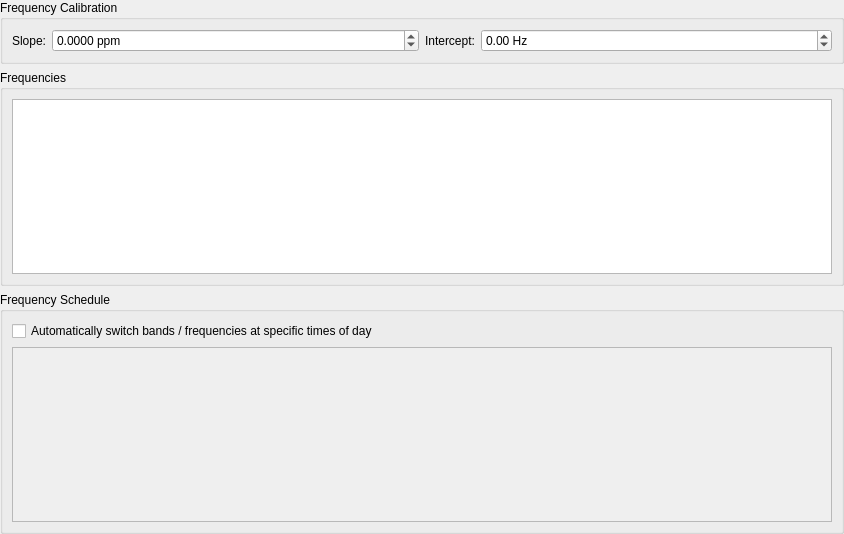
         <widget class="QWidget" name="scrollAreaWidgetContents_7">
          <property name="geometry">
           <rect>
            <x>0</x>
            <y>0</y>
            <width>844</width>
            <height>534</height>
           </rect>
          </property>
          <layout class="QVBoxLayout" name="verticalLayout_31">
           <property name="leftMargin">
            <number>0</number>
           </property>
           <property name="topMargin">
            <number>0</number>
           </property>
           <property name="rightMargin">
            <number>0</number>
           </property>
           <property name="bottomMargin">
            <number>0</number>
           </property>
           <item>
            <widget class="QGroupBox" name="groupBox_3">
             <property name="toolTip">
              <string>&lt;html&gt;&lt;head/&gt;&lt;body&gt;&lt;p&gt;See &amp;quot;Frequency Calibration&amp;quot; in the User Guide for details of how to determine these parameters for your radio.&lt;/p&gt;&lt;/body&gt;&lt;/html&gt;</string>
             </property>
             <property name="title">
              <string>Frequency Calibration</string>
             </property>
             <layout class="QHBoxLayout" name="horizontalLayout_6">
              <item>
               <layout class="QFormLayout" name="formLayout_7">
                <item row="0" column="0">
                 <widget class="QLabel" name="label_8">
                  <property name="text">
                   <string>Slope:</string>
                  </property>
                  <property name="buddy">
                   <cstring>calibration_slope_ppm_spin_box</cstring>
                  </property>
                 </widget>
                </item>
                <item row="0" column="1">
                 <widget class="QDoubleSpinBox" name="calibration_slope_ppm_spin_box">
                  <property name="suffix">
                   <string> ppm</string>
                  </property>
                  <property name="decimals">
                   <number>4</number>
                  </property>
                  <property name="minimum">
                   <double>-999.999900000000025</double>
                  </property>
                  <property name="maximum">
                   <double>999.999900000000025</double>
                  </property>
                  <property name="singleStep">
                   <double>0.100000000000000</double>
                  </property>
                  <property name="value">
                   <double>0.000000000000000</double>
                  </property>
                 </widget>
                </item>
               </layout>
              </item>
              <item>
               <layout class="QFormLayout" name="formLayout_14">
                <item row="0" column="0">
                 <widget class="QLabel" name="label_7">
                  <property name="text">
                   <string>Intercept:</string>
                  </property>
                  <property name="buddy">
                   <cstring>calibration_intercept_spin_box</cstring>
                  </property>
                 </widget>
                </item>
                <item row="0" column="1">
                 <widget class="QDoubleSpinBox" name="calibration_intercept_spin_box">
                  <property name="suffix">
                   <string> Hz</string>
                  </property>
                  <property name="decimals">
                   <number>2</number>
                  </property>
                  <property name="minimum">
                   <double>-99999.990000000005239</double>
                  </property>
                  <property name="maximum">
                   <double>99999.990000000005239</double>
                  </property>
                  <property name="singleStep">
                   <double>0.100000000000000</double>
                  </property>
                 </widget>
                </item>
               </layout>
              </item>
             </layout>
            </widget>
           </item>
           <item>
            <widget class="QGroupBox" name="groupBox">
             <property name="title">
              <string>Frequencies</string>
             </property>
             <layout class="QHBoxLayout" name="horizontalLayout">
              <item>
               <widget class="QTableView" name="frequencies_table_view">
                <property name="sizePolicy">
                 <sizepolicy hsizetype="Expanding" vsizetype="Expanding">
                  <horstretch>1</horstretch>
                  <verstretch>0</verstretch>
                 </sizepolicy>
                </property>
                <property name="contextMenuPolicy">
                 <enum>Qt::NoContextMenu</enum>
                </property>
                <property name="toolTip">
                 <string>&lt;html&gt;&lt;head/&gt;&lt;body&gt;&lt;p&gt;Right click to maintain the working frequencies list.&lt;/p&gt;&lt;/body&gt;&lt;/html&gt;</string>
                </property>
                <property name="dragDropMode">
                 <enum>QAbstractItemView::NoDragDrop</enum>
                </property>
                <property name="alternatingRowColors">
                 <bool>true</bool>
                </property>
                <property name="selectionBehavior">
                 <enum>QAbstractItemView::SelectItems</enum>
                </property>
                <property name="sortingEnabled">
                 <bool>true</bool>
                </property>
                <attribute name="horizontalHeaderStretchLastSection">
                 <bool>true</bool>
                </attribute>
                <attribute name="verticalHeaderVisible">
                 <bool>false</bool>
                </attribute>
               </widget>
              </item>
             </layout>
            </widget>
           </item>
           <item>
            <widget class="QGroupBox" name="groupBox_2">
             <property name="title">
              <string>Frequency Schedule</string>
             </property>
             <layout class="QVBoxLayout" name="verticalLayout_13">
              <item>
               <widget class="QCheckBox" name="auto_switch_bands_check_box">
                <property name="text">
                 <string>Automatically switch bands / frequencies at specific times of day</string>
                </property>
               </widget>
              </item>
              <item>
               <widget class="QTableView" name="stations_table_view">
                <property name="enabled">
                 <bool>false</bool>
                </property>
                <property name="contextMenuPolicy">
                 <enum>Qt::NoContextMenu</enum>
                </property>
                <property name="acceptDrops">
                 <bool>true</bool>
                </property>
                <property name="toolTip">
                 <string>Items may be edited.
Right click for insert and delete options.</string>
                </property>
                <property name="dragEnabled">
                 <bool>true</bool>
                </property>
                <property name="dragDropOverwriteMode">
                 <bool>true</bool>
                </property>
                <property name="dragDropMode">
                 <enum>QAbstractItemView::NoDragDrop</enum>
                </property>
                <property name="defaultDropAction">
                 <enum>Qt::IgnoreAction</enum>
                </property>
                <property name="alternatingRowColors">
                 <bool>true</bool>
                </property>
                <property name="selectionMode">
                 <enum>QAbstractItemView::NoSelection</enum>
                </property>
                <property name="selectionBehavior">
                 <enum>QAbstractItemView::SelectItems</enum>
                </property>
                <property name="sortingEnabled">
                 <bool>true</bool>
                </property>
                <property name="wordWrap">
                 <bool>true</bool>
                </property>
                <attribute name="horizontalHeaderCascadingSectionResizes">
                 <bool>true</bool>
                </attribute>
                <attribute name="horizontalHeaderMinimumSectionSize">
                 <number>100</number>
                </attribute>
                <attribute name="horizontalHeaderDefaultSectionSize">
                 <number>120</number>
                </attribute>
                <attribute name="horizontalHeaderStretchLastSection">
                 <bool>true</bool>
                </attribute>
                <attribute name="verticalHeaderVisible">
                 <bool>false</bool>
                </attribute>
                <attribute name="verticalHeaderMinimumSectionSize">
                 <number>24</number>
                </attribute>
                <attribute name="verticalHeaderDefaultSectionSize">
                 <number>30</number>
                </attribute>
               </widget>
              </item>
             </layout>
            </widget>
           </item>
          </layout>
         </widget>
